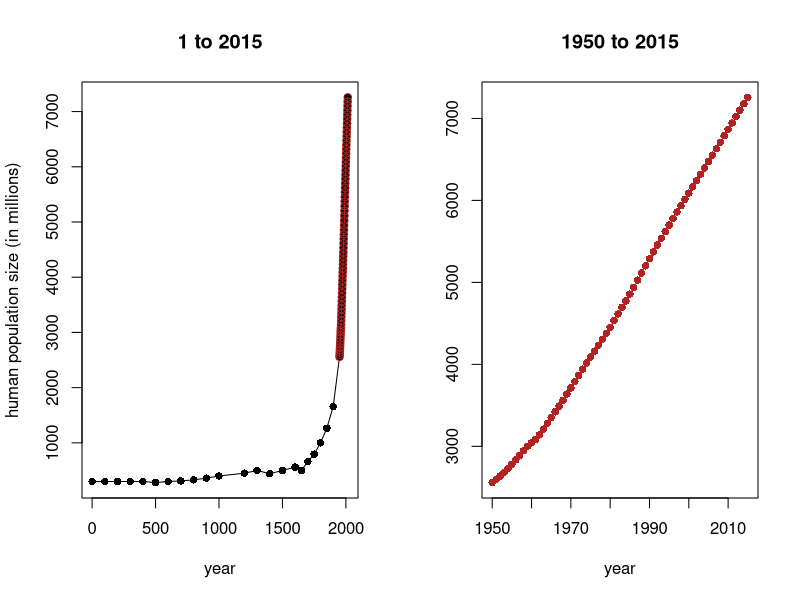

Generate this figure with R:
## ---- chunk 1
setwd("/opt/home/vinsonje//ECOL3900_Vinson_F17/Data")

hum.data = read.csv("Week4_data.csv")
names(hum.data) = c("year", "pop.size")

hum.temp = hum.data[23:88,]

l.pop.size = log(hum.data$pop.size)

par(mfrow=c(1,2))
plot(pop.size~year, data=hum.data, xlab="year", ylab="human population size (in millions)", type="o", pch=16, main="1 to 2015")
lines(pop.size~year, data=hum.temp, col="firebrick", type="o")

plot(pop.size~year, data=hum.temp, type="o", xlab="year", ylab="", pch=16, col="firebrick", main="1950 to 2015")
## ---- chunk 2
out = lm(log(hum.temp$pop.size)~seq(0,65))
